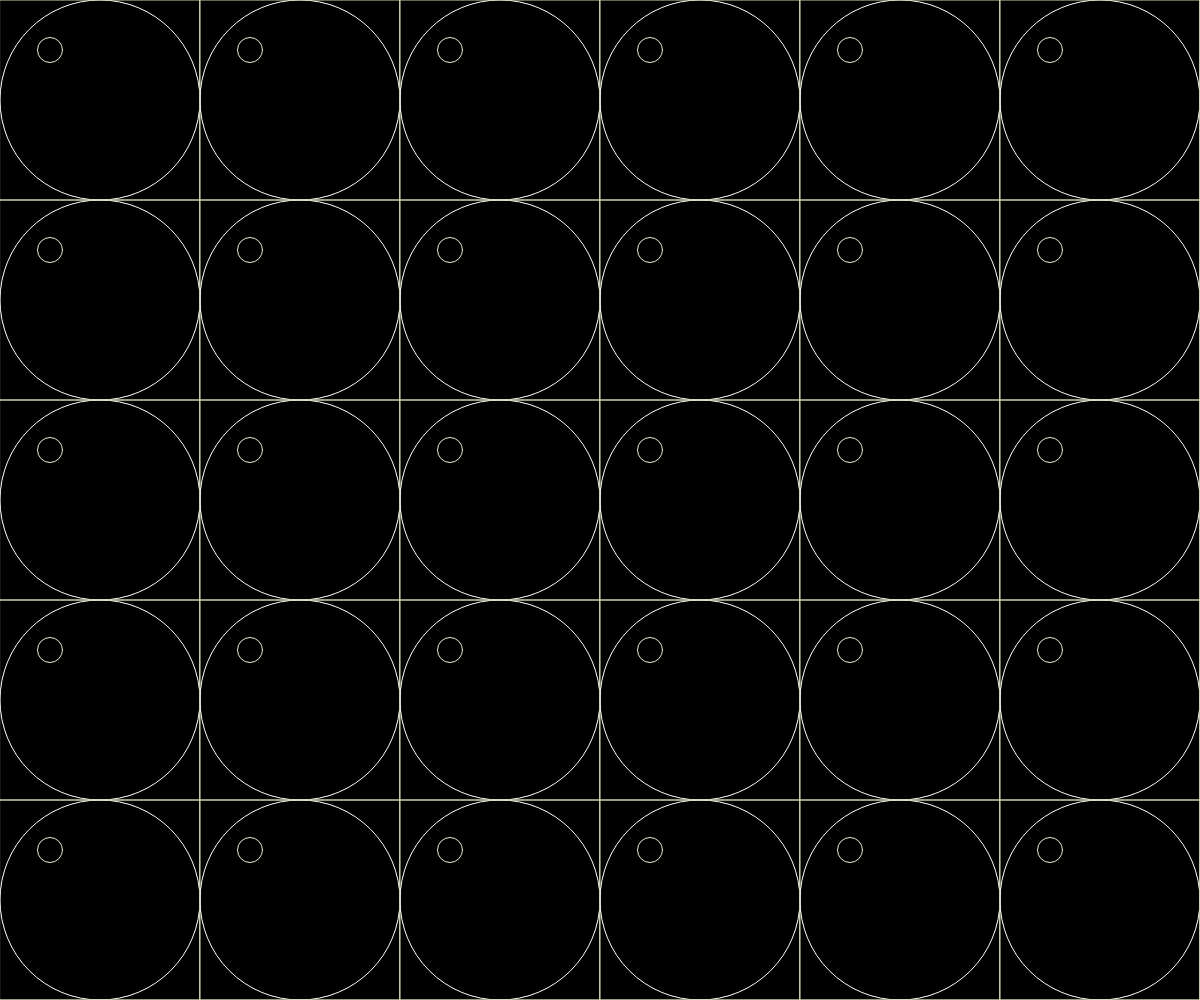
Frame 1 (no input)
Frame 60 (no input): identical to frame 1, image omitted
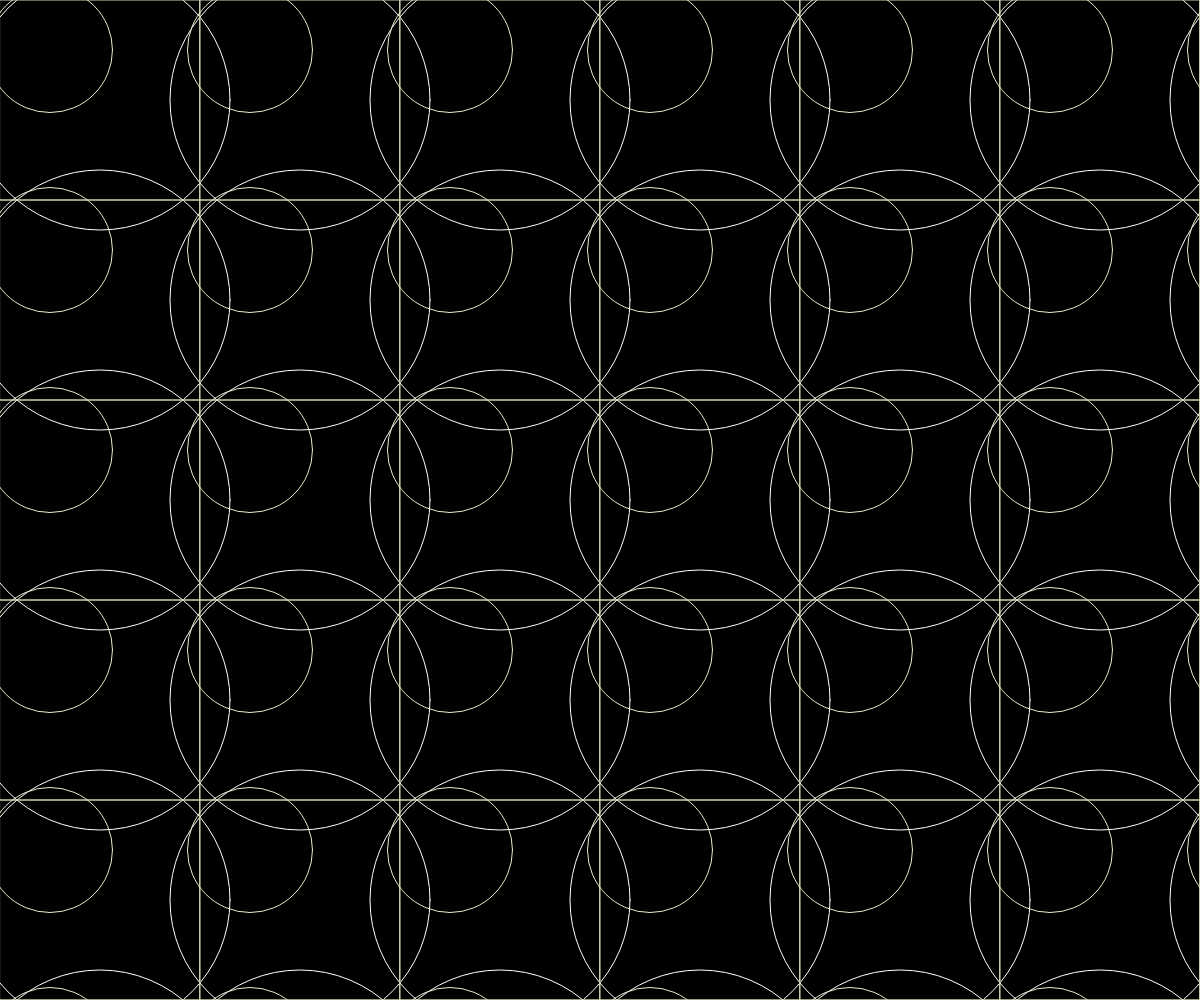
Frame 120 (the mouse pressed at the canvas centre since frame 60)

The p5.js sketch that drew these frames (run headless with seeded random() and noise() and a simulated clock; from frame 60 on, the mouse is pressed at the canvas centre):

// p5.js sketch
// ── sketch.js
function setup() {
  createCanvas(windowWidth,windowHeight);
}

function draw() {
  background(0); //背景黑色
  stroke(255) //框線顏色(255為白色)
  noFill() //不要充滿顏色
  rectMode(CENTER) //以方框中心點為座標點

  for(var i=0;i<(width/50);i=i+1){ //i++等於i=i+1
    for(var j=0;j<(width/50);j++){
    ellipse(100+(i*200),100+(j*200),200+mouseX/10) //在座標(100,100)畫一個直徑200的圓
    stroke("#ccd5ae")
    rect(100+(i*200),100+(j*200),200) //方框座標
    stroke('#e9edc9')
    ellipse(50+(i*200),50+(j*200),25+mouseY/5)
    stroke(255)
    }
  }
}
